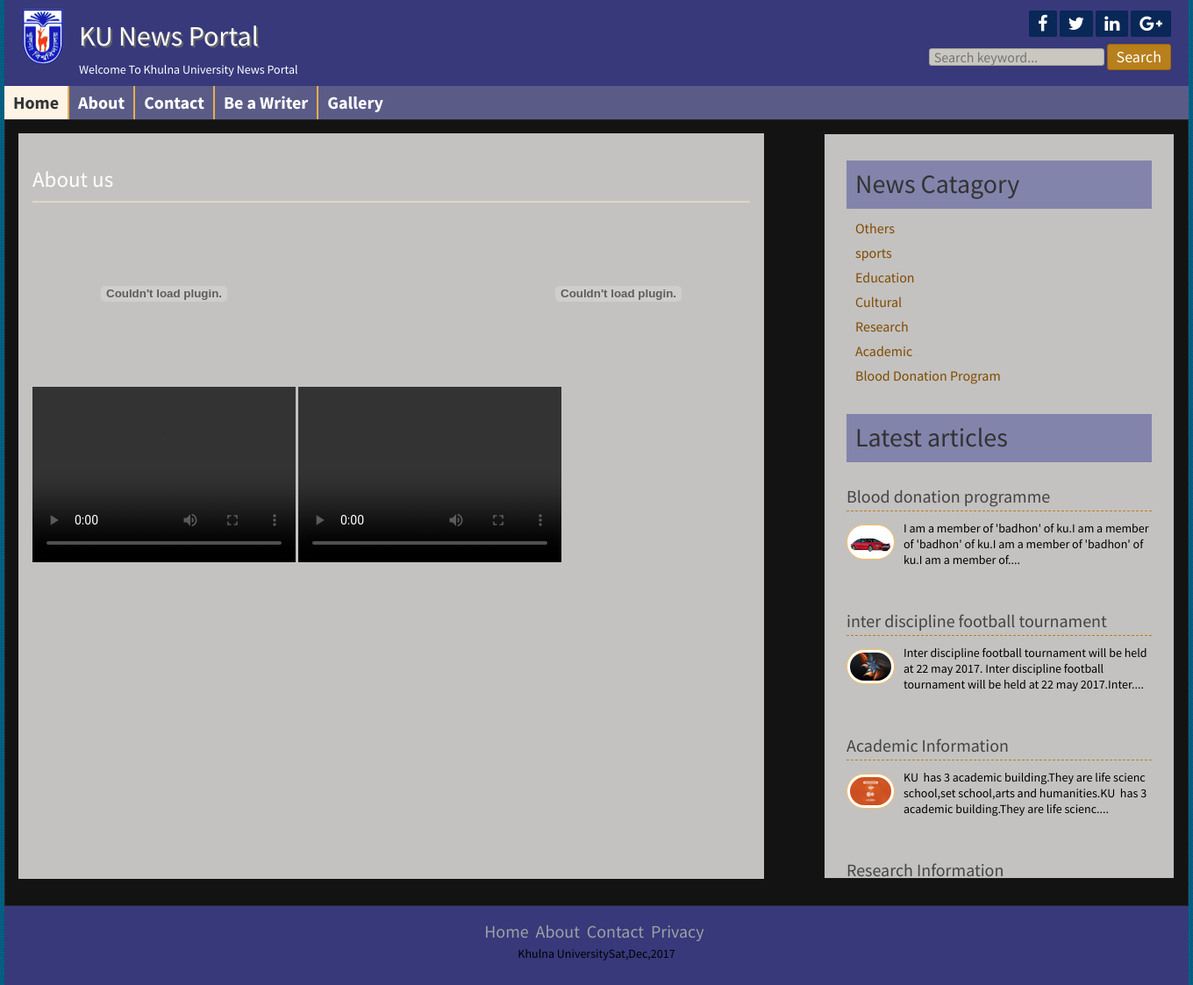
Screenshot of /gallary.php with the database file from the repository.
### tables this page shows
CREATE TABLE `title_slogan` (
  `id` int(11) NOT NULL,
  `title` varchar(255) NOT NULL,
  `slogan` varchar(255) NOT NULL
);

CREATE TABLE `tbl_social` (
  `id` int(11) NOT NULL,
  `fb` varchar(255) NOT NULL,
  `tw` varchar(255) NOT NULL,
  `ln` varchar(255) NOT NULL,
  `gp` varchar(255) NOT NULL
);

CREATE TABLE `video` (
  `v_id` int(255) NOT NULL,
  `video_name` varchar(50000) NOT NULL,
  `url` mediumtext
);

CREATE TABLE `tbl_category` (
  `cat_id` int(2) NOT NULL,
  `cat_name` varchar(55) NOT NULL
);

CREATE TABLE `tbl_post` (
  `id` int(2) NOT NULL,
  `title` varchar(50) NOT NULL,
  `image` varchar(255) NOT NULL,
  `body` text NOT NULL,
  `date` timestamp NOT NULL DEFAULT CURRENT_TIMESTAMP,
  `cat_id` int(2) NOT NULL,
  `tag` varchar(255) NOT NULL,
  `admin_id` int(2) NOT NULL
);

CREATE TABLE `tbl_footer` (
  `id` int(11) NOT NULL,
  `note` varchar(500) NOT NULL
);

### lib/Database.php (called while the page is built, shortened)
<?php
Class Database{
	public $host   = DB_HOST;
	public $user   = DB_USER;
	public $pass   = DB_PASS;
	public $dbname = DB_NAME;
	public $link;
	private function connectDB(){
	$this->link = new mysqli($this->host, $this->user, $this->pass, $this->dbname);
 }
	public function select($query){
		$result = $this->link->query($query) or die($this->link->error.__LINE__);
		if($result->num_rows > 0){
			return $result;
		} else {
			return false;
		}
	}
}

### helpers/Format.php (called while the page is built, shortened)
<?php
class Format
{
	public function textShortent($text,$limit=400)
	{
		$text=substr($text, 0 , $limit);
		$text=substr($text, 0 ,strrpos($text, ' '));
		$text=$text."....";
		return $text;
	}
}
?>

### gallary.php (the view, shortened to what this page needs)
	<?php include 'inc\header.php';?>
	<div class="contentsection contemplete clear">
		<div class="maincontent clear">
			<div class="about">
				<h2>About us</h2>
		<?php
		  $query="select * from video order by v_id desc";
          $result=$db->select($query);
          while($all_video=mysqli_fetch_array($result)){
          if($num==5) break;?>
		<?php if($all_video['url']==null){?>
             <video width="300" height="200" controls>
               <source src="admin/vupload/<?php echo $all_video['video_name']; ?>" type="video/mp4">
          </video>
          <?php } ?>
           <?php if($all_video['video_name']==null){?>
          <?php $t= str_replace("watch?v=","v/",$all_video['url']); ?>
       <object width="300" height="200" data="<?php echo $t; ?>" type="application/x-shockwave-flash"><param name="src" value="<?php echo $t; ?>" /></object>
         <?php }} ?>
		</div>
		</div>
		<?php include 'inc\sidebar.php';?>
<?php include 'inc\footer.php';?>

### inc/header.php (shortened to what this page needs)
<?php include 'lib/Database.php';?>
<?php include 'helpers/Format.php';?>
<?php
$db=new Database();
$fm=new Format();
?>
<!DOCTYPE html>
<html>
<head>
	<link rel="stylesheet" href="css/bootstrap.css" type="text/css" media="screen"/>
		<link rel="stylesheet" href="css/bootstrap.min.css" type="text/css" media="screen"/>
	<link rel="stylesheet" href="font-awesome-4.5.0/css/font-awesome.css">
	<link rel="stylesheet" href="css/nivo-slider.css" type="text/css" media="screen" />
	<link rel="stylesheet" href="style.css">
</head>
<body>
	<div class="headersection templete clear">
		<a href="index.php">
			<div class="logo">
				<img src="images/logo.png" alt="Logo"/>
				<?php
				$query="select * from title_slogan where id='1'";
				$news_title=$db->select($query);
				if($news_title){
					while ($result=$news_title->fetch_assoc()) {
				?>
				<h2><?php echo $result['title'];?></h2>
				<p><?php echo $result['slogan']?></p>
				<?php }} ?>
			</div>
		</a>
		<div class="social clear">
			<div class="icon clear">
				 <?php
                $query="select * from tbl_social where id='1'";
                $socialmedia=$db->select($query);
                if($socialmedia){
                    while ($result=$socialmedia->fetch_assoc()) {
                ?>
				<a href="<?php echo $result['fb'];?>" target="_blank"><i class="fa fa-facebook"></i></a>
				<a href="<?php echo $result['tw'];?>" target="_blank"><i class="fa fa-twitter"></i></a>
				<a href="<?php echo $result['ln'];?>" target="_blank"><i class="fa fa-linkedin"></i></a>
				<a href="<?php echo $result['gp'];?>" target="_blank"><i class="fa fa-google-plus"></i></a>
				<?php } }?>
			</div>
			<div class="searchbtn clear">
			<form action="search_post.php" method="get">
				<input type="text" name="search" placeholder="Search keyword..."/>
				<input type="submit" name="submit" value="Search"/>
			</form>
			</div>
		</div>
	</div>
<div class="navsection templete">
	<ul>
		<li><a id="active" href="index.php">Home</a></li>
		<li><a href="about.php">About</a></li>
		<li><a href="contact.php">Contact</a></li>
		<li><a href="application.php">Be a Writer</a></li>
		<li><a href=" ">Gallery</a>
            </li>
	</ul>
</div>

### inc/sidebar.php
<div class="sidebar clear">
			<div class="samesidebar clear">
                <div class="col-md-12 col-sm-12">
				<h2>News Catagory</h2>
				<?php
					$query=("SELECT * FROM tbl_category");
					$post=$db->select($query);
					if ($post) {
						while ($result=$post->fetch_assoc()){
				?>
					<ul>
						<li><a href="posts.php?catid=<?php echo $result['cat_id'] ?>"><?php echo $result['cat_name'] ?></a></li>
					</ul>
					<?php
						}
					}else{
						echo "No category Found!!";
					}
				?>
                </div>
			</div>
			<div class="samesidebar clear">
                <div class="col-md-12 col-sm-12">
				<h2>Latest articles</h2>
				<?php
					$query=("SELECT * FROM tbl_post order by id desc limit 5");
					$post=$db->select($query);
					if ($post) {
						while ($result=$post->fetch_assoc()){
				?>
					<div class="popular clear">
						<h3><a href="post.php?id=<?php echo $result['id'] ?>"><?php echo $result['title'] ?></a></h3>
						<a href="post.php?id=<?php echo $result['id'] ?>"><img src="admin/<?php echo$result['image']?>" alt="post image"/></a>
						<p><?php echo $fm->textShortent($result['body'],150) ?></p>
					</div>
					<?php
						}
					}else{
						echo "No Latest post Found!!";
					}
				?>
                </div>
			</div>
		</div>

### inc/footer.php
	</div>
	<div class="footersection templete clear">
	  <div class="footermenu clear">
             <div class="col-md-12 col-sm-12">
		<ul>
			<li><a href="#">Home</a></li>
			<li><a href="#">About</a></li>
			<li><a href="#">Contact</a></li>
			<li><a href="#">Privacy</a></li>
		</ul>
          </div>
	  </div>
	  <?php
                $query="select * from tbl_footer where id='1'";
                $footernote=$db->select($query);
                if($footernote){
                    while ($result=$footernote->fetch_assoc()) {
                ?>
	  <p> <?php echo $result['note'];?><?php echo date('D,M,Y');?></p>
	  <?php }}?>
	</div>
</body>
</html>

### style.css (style rules this page uses)
* { margin:0;padding:0;outline:0 }
body { font-family: 'Source Sans Pro', sans-serif;font-size:14px;line-height:18px;color:#000;background:url(images/bg.png)repeat fixed 0 0 #fff; }
.templete { width:1350px;margin:0 auto; }
.contemplete { margin: 0 auto; width: 1350px; }
.clear { overflow:hidden; }
input[type="text"], input[type="email"] { border: 1px solid #cfc5b6; border-radius: 3px; margin-bottom: 5px; padding: 5px; width: 300px; }
input[type="submit"] { background: #b7801c none repeat scroll 0 0; border: 1px solid #e6af4b; color: #fff; cursor: pointer; font-size: 20px; padding: 1px 10px; }
.headersection { background: #37397b none repeat scroll 0 0; color: #fff; }
.logo { float: left; width: 580px; }
.logo img { float: left; margin-right: 15px; padding-bottom: 10px; padding-left: 20px; padding-top: 10px; width: 70px; }
.logo h2 { color: #fff; font-size: 32px; margin-bottom: 11px; margin-top: 24px; text-shadow: 2px 2px 0 #666; }
.logo p { color:#fff; }
.social { float: right; margin-right: 20px; margin-top: 12px; text-align: right; width: 360px; }
.icon { float: right; }
.icon a { background: #092757 none repeat scroll 0 0; border-radius: 2px; color: #fff; display: block; float: left; font-size: 20px; margin-left: 3px; padding: 5px 10px; }
.searchbtn { float: right; margin-top: 8px; }
.searchbtn input[type="text"] { border: 1px solid #a2a09d; width: 200px; background: #c9c7c0; font-size: 16px; height: 20px; }
.searchbtn input[type="submit"] { border: 1px solid #9d6602; border-radius: 3px; font-size: 18px; height: 30px; padding-left: 10px; padding-right: 10px; padding-top: 0; cursor: pointer; }
.navsection { background: none repeat scroll 0 0 #5b5b88; min-height: 38px; }
.navsection ul { margin:0;padding:0;list-style:none; }
.navsection ul li { border-left: 1px solid #e6af4b; border-right: 1px solid #e6af4b; display: block; float: left; position:relative; }
.navsection ul li:first-child { border-left: 0px solid #fdc662; }
.navsection ul li:last-child { border-right: 0px solid #c18a26; }
.navsection ul li a { color: #fff; display: block; font-size: 20px; font-weight: bold; padding: 10px; text-decoration: none; }
.navsection ul li a:hover, #active { background:#FEF4E5;color:#333; }
.contentsection { background: #141313 none repeat scroll 0 0; border: 1px solid #262524; padding: 15px; }
.maincontent { background: #c3c2c0 none repeat scroll 0 0; border: 1px solid #c3c2c0; float: left; margin: 0 15px 15px 0; padding: 8px 15px; width: 850px; height: 850px; }
.about { font-size: 16px; line-height: 24px; text-align: justify; }
.samepost h2, .about h2 { border-bottom: 2px solid #e0d6c7; color: #fff; font-size: 25px; margin-bottom: 4px; padding: 10px 10px 10px 0; }
.sidebar { background: #c3c2c0 none repeat scroll 0 0; border: 1px solid #1a1a19; float: right; margin-bottom: 15px; margin-top: 0; padding: 10px; width:400px; height: 850px; }
.samesidebar { margin-bottom: 10px; }
.samesidebar h2 { background: #8384ac none repeat scroll 0 0; border-bottom: 2px solid #8384ac; color: #333; margin-bottom: 8px; padding: 10px; }
.samesidebar ul { padding:0;margin:0;list-style:none; }
.samesidebar ul li { border-bottom: 1px dashed #e9c05c; font-size: 16px; padding: 5px 8px 5px 0; margin-left: 10px; }
.samesidebar ul li:last-child { border-bottom: 0px dashed #e9c05c; }
.samesidebar ul li a { color: #814a00; text-decoration: none; }
.samesidebar p { margin-bottom: 10px; }
.popular { margin-bottom: 20px; }
.popular h3 { border-bottom: 1px dashed #b7801c; font-size: 20px; font-weight: normal; margin-bottom: 10px; padding-bottom: 5px; }
.popular h3 a { text-decoration:none;color:#444 }
.popular img { background: #fff none repeat scroll 0 0; border: 1px solid #f6bf5b; border-radius: 30px; float: left; height: 40px; margin-right: 10px; margin-top: 5px; padding: 3px; width: 55px; }
.footersection { height:90px;background:#37397b;text-align:center }
.footermenu { margin-top: 20px; margin-bottom: 5px; }
.footermenu ul { padding:0;margin:0;list-style:none;text-align:center; }
.footermenu ul li { display:inline-block; }
.footermenu ul li a { color: #9da1a3; font-size: 20px; margin-right: 5px; }

### rows the page displays
title_slogan: title "KU News Portal", slogan "Welcome To Khulna University News Portal"
tbl_category: cat_name "Others"
tbl_category: cat_name "sports"
tbl_category: cat_name "Education"
tbl_category: cat_name "Cultural"
tbl_category: cat_name "Research"
tbl_category: cat_name "Academic"
tbl_category: cat_name "Blood Donation Program"
tbl_post: title "Blood donation programme", image (picture), body "I am a member of 'badhon' of ku.I am a member of 'badhon' of ku.I am a member of 'badhon' of ku.I am a member of...."
tbl_post: title "inter discipline football tournament", image (picture), body "Inter discipline football tournament will be held at 22 may 2017. Inter discipline football tournament will be held at 22 may 2017.Inter...."
tbl_post: title "Academic Information", image (picture), body "KU has 3 academic building.They are life scienc school,set school,arts and humanities.KU has 3 academic building.They are life scienc...."
tbl_post: title "Research Information"
tbl_footer: note "Khulna University"
